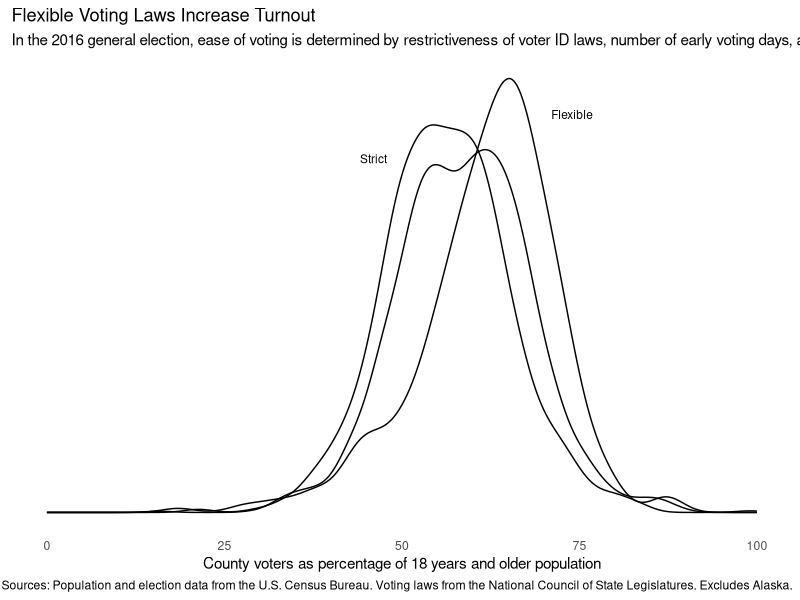
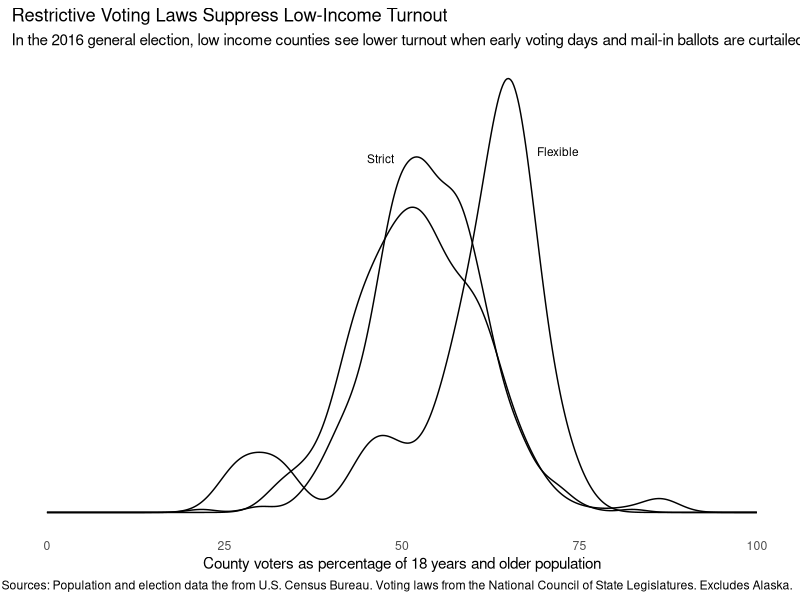
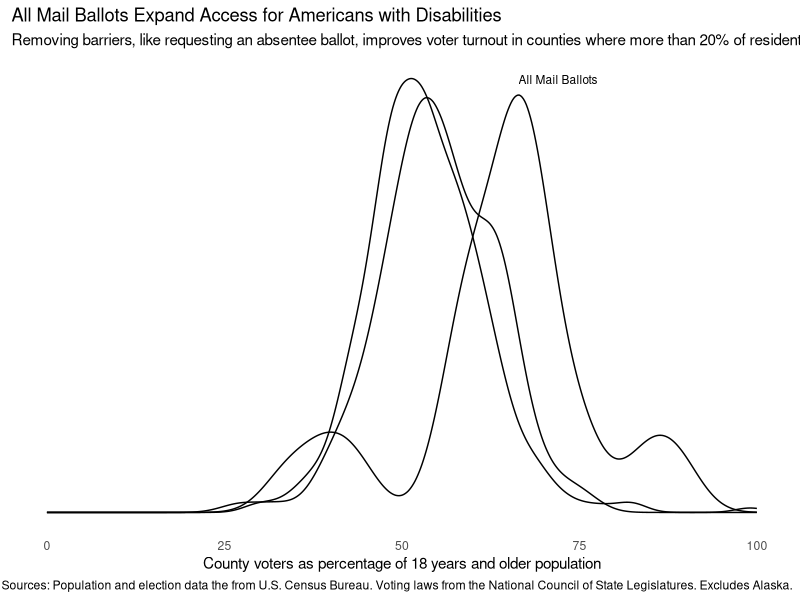

Reproduce these figures in R, in order.
## ---- chunk 1

library(tidyverse)

## ---- chunk 2

census <- read.csv("Data/census_with_election_data.csv") %>% 
    mutate(turnout = (total_votes/X18.and.over.population)*100)

laws <- read.csv("Data/Voting Laws by State Revised.csv")

df <- left_join(census, laws, by=c('state.name'='State'))

df <- df[complete.cases(df),]

## ---- chunk 3

df$EarlyVoting = case_when(df$EarlyVotingDays == 0 ~ "None",
                            df$EarlyVotingDays >= 18 ~ "18 to 45",
                            TRUE ~ "3 to 15")

df$bcollar <- df$Service + df$Natural.resources..construction..and.maintenance.occupations + df$Production..transportation..and.material.moving.occupations

df$wcollar <- df$Management..business..science..and.arts.occupations+ df$Sales.and.office.occupations

df$AwD <- if_else(df$Percent.With.a.disability >= 20, "High", "Low")

df$MailScore <- case_when(df$VoteByMail == "All Mail" ~ 1,
                         df$VoteByMail == "Any Absentee" ~ 2,
                         df$VoteByMail == "Excuse Only" ~ 3)

df$EarlyScore <- case_when(df$EarlyVoting == "None" ~ 3,
                          df$EarlyVoting == "3 to 15" ~ 2,
                          df$EarlyVoting == "18 to 45" ~ 1)

df$IDScore <- case_when(df$VoterID == "No ID" ~ 1,
                       df$VoterID == "Non Photo ID" ~ 2,
                       df$VoterID == "Strict Non-Photo" ~ 2,
                       df$VoterID == "Photo ID" ~ 3,
                       df$VoterID == "Strict Photo ID" ~ 3)

df$VoterScore <- df$MailScore + df$EarlyScore + df$IDScore

df$VoteCate <- case_when(df$VoterScore <= 4 ~ "Easy",
                         df$VoterScore >= 8 ~ "Hard",
                         TRUE ~ "Neutral")

df$DiverseCounty <- case_when(df$White <= .65 ~ "Yes",
                              TRUE ~ "No")

df$IncomeLevels <- case_when(df$Median.household.income < 40000 ~ "Low",
                             df$Median.household.income >= 55000 ~ "High",
                             TRUE ~ "Mid")

## ---- chunk 4

ggplot(df, aes(x=turnout, group=VoteCate)) + 
    geom_density() +
    xlim(0,100) +
    labs(x="County voters as percentage of 18 years and older population",
         title="Flexible Voting Laws Increase Turnout",
         subtitle="In the 2016 general election, ease of voting is determined by restrictiveness of voter ID laws, number of early voting days, and vote by mail provisions.",
         caption="Sources: Population and election data from the U.S. Census Bureau. Voting laws from the National Council of State Legislatures. Excludes Alaska.") +
    annotate(geom = "text", x = c(46,74), y = c(.04,.045), label = c("Strict", "Flexible") , color="black", size=3) +
    theme_minimal() +
    theme(axis.title.y=element_blank(),
          axis.text.y=element_blank(),
          axis.ticks.y=element_blank(),
          legend.position="none",
          panel.grid.minor=element_blank(),
          panel.grid.major=element_blank())
          
## ---- chunk 5

df %>% filter(IncomeLevels == "Low") %>% ggplot() + 
    geom_density(aes(x=turnout, group=VoteCate)) + 
    xlim(0,100) +
    labs(x="County voters as percentage of 18 years and older population",
         title="Restrictive Voting Laws Suppress Low-Income Turnout",
         subtitle="In the 2016 general election, low income counties see lower turnout when early voting days and mail-in ballots are curtailed and photo IDs are required.",
         caption="Sources: Population and election data the from U.S. Census Bureau. Voting laws from the National Council of State Legislatures. Excludes Alaska.") +
    annotate(geom = "text", x = c(47,72), y = c(.051,.052), label = c("Strict", "Flexible") , color="black", size=3) +    theme_minimal() +
    theme(axis.title.y=element_blank(),
          axis.text.y=element_blank(),
          axis.ticks.y=element_blank(),
          legend.position="none",
          panel.grid.minor=element_blank(),
          panel.grid.major=element_blank())

## ---- chunk 6

df %>% filter(AwD == "High") %>% ggplot() + 
    geom_density(aes(x=turnout, group=VoteByMail)) + 
    xlim(0,100) +
    labs(x="County voters as percentage of 18 years and older population",
         title="All Mail Ballots Expand Access for Americans with Disabilities",
         subtitle="Removing barriers, like requesting an absentee ballot, improves voter turnout in counties where more than 20% of residents have a disability.",
         caption="Sources: Population and election data the from U.S. Census Bureau. Voting laws from the National Council of State Legislatures. Excludes Alaska.") +
    annotate(geom = "text", x = 72, y = .052, label = "All Mail Ballots", color="black", size=3) +
    theme_minimal() +
    theme(axis.title.y=element_blank(),
          axis.text.y=element_blank(),
          axis.ticks.y=element_blank(),
          legend.position="none",
          panel.grid.minor=element_blank(),
          panel.grid.major=element_blank())

